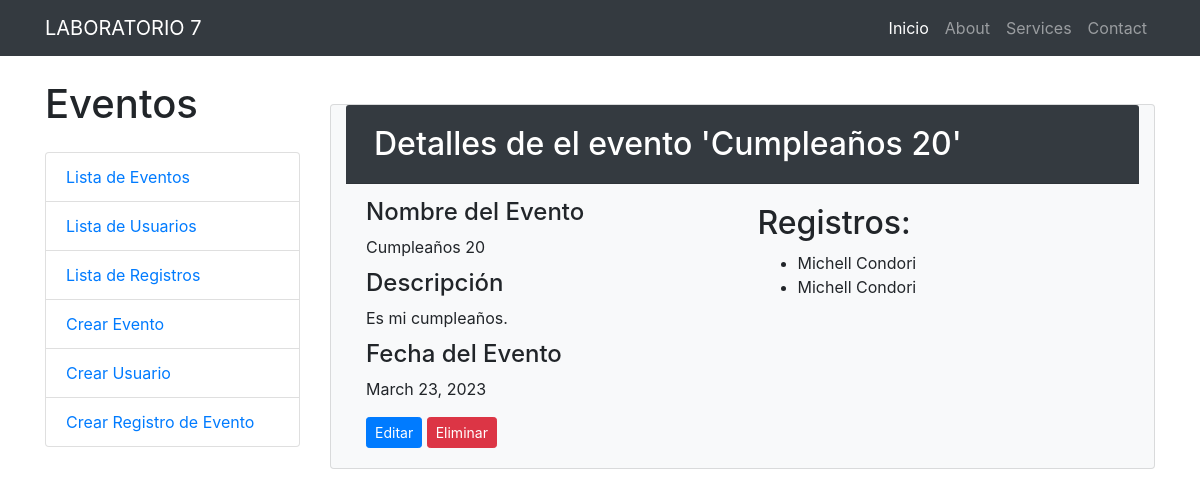
Page /eventos/evento/4/ on the committed database.
### eventos/models.py (models this page shows, shortened)
class Evento(models.Model):
    evento = models.CharField(max_length=100)
    descripcion = models.TextField()
    fecha = models.DateField()

class RegistroEvento(models.Model):
    evento = models.ForeignKey(Evento, on_delete=models.CASCADE)
    usuario = models.ForeignKey(Usuario, on_delete=models.CASCADE)

class Usuario(models.Model):
    nombre = models.CharField(max_length=100)
    email = models.EmailField()

### eventos/views.py (the view)
# urls.py: path('evento/<int:evento_id>/', views.detalle_evento, name='detalle_evento'),
def detalle_evento(request, evento_id):
    evento = Evento.objects.get(id=evento_id)
    registros = RegistroEvento.objects.filter(evento=evento)
    return render(request, 'detalle_evento.html', {'evento': evento, 'registros': registros})

### eventos/templates/detalle_evento.html (shortened to what this page needs)
{% extends "layout.html" %}
{% block eventos %}
            <a href="{% url 'lista_eventos' %}" class="list-group-item">Lista de Eventos</a>
            <a href="{% url 'lista_usuarios' %}" class="list-group-item">Lista de Usuarios</a>
            <a href="{% url 'lista_registros_evento' %}" class="list-group-item">Lista de Registros</a>
            <a href="{% url 'crear_evento' %}" class="list-group-item">Crear Evento</a>
            <a href="{% url 'crear_usuario' %}" class="list-group-item">Crear Usuario</a>
            <a href="{% url 'crear_registro_evento' %}" class="list-group-item">Crear Registro de Evento</a>
{% endblock %}
{% block content %}
{% load static %}
<body>
    <div class="container mt-5 card bg-light shadow-lg">
        <div class="card-header bg-dark text-white">
            <h2 class="card-title m-2">Detalles de el evento '{{ evento.evento }}'</h2>
        </div>
        <div class="card-body">
            <div class="row">
                <div class="col-md-6">
                    <h4 class="card-subtitle mb-2">Nombre del Evento</h4>
                    <p class="card-text">{{ evento.evento }}</p>
                    <h4 class="card-subtitle mb-2">Descripción</h4>
                    <p class="card-text">{{ evento.descripcion }}</p>
                    <h4 class="card-subtitle mb-2">Fecha del Evento</h4>
                    <p class="card-text">{{ evento.fecha }}</p>
                    <a href="{% url 'editar_evento' evento.id %}" class="btn btn-primary btn-sm">Editar</a>
                    <a href="{% url 'eliminar_evento' evento.id %}" class="btn btn-danger btn-sm" data-toggle="modal" data-target="#eliminarEventoModal{{ evento.id }}">
                        Eliminar
                    </a>
                </div>
                <div class="col-md-6">
                    <h2>Registros:</h2>
                    <ul>
                    {% for registro in registros %}
                      <li>{{ registro.usuario.nombre }}</li>
                    {% empty %}
                      <li>No hay registros para este evento.</li>
                    {% endfor %}
                    </ul>
                </div>
                </div>
            </div>
        </div>
    </div>
</body>
</html>
{% endblock %}

### eventos/static/css/shop.css (style rules this page uses)
body { padding-top: 54px; }
@media (min-width: 992px) { body { padding-top: 56px; } }

### rows in the picture
Evento: evento "Cumpleaños 20", descripcion "Es mi cumpleaños.", fecha "March 23, 2023"
RegistroEvento: usuario.nombre "Michell Condori"
RegistroEvento: usuario.nombre "Michell Condori"
